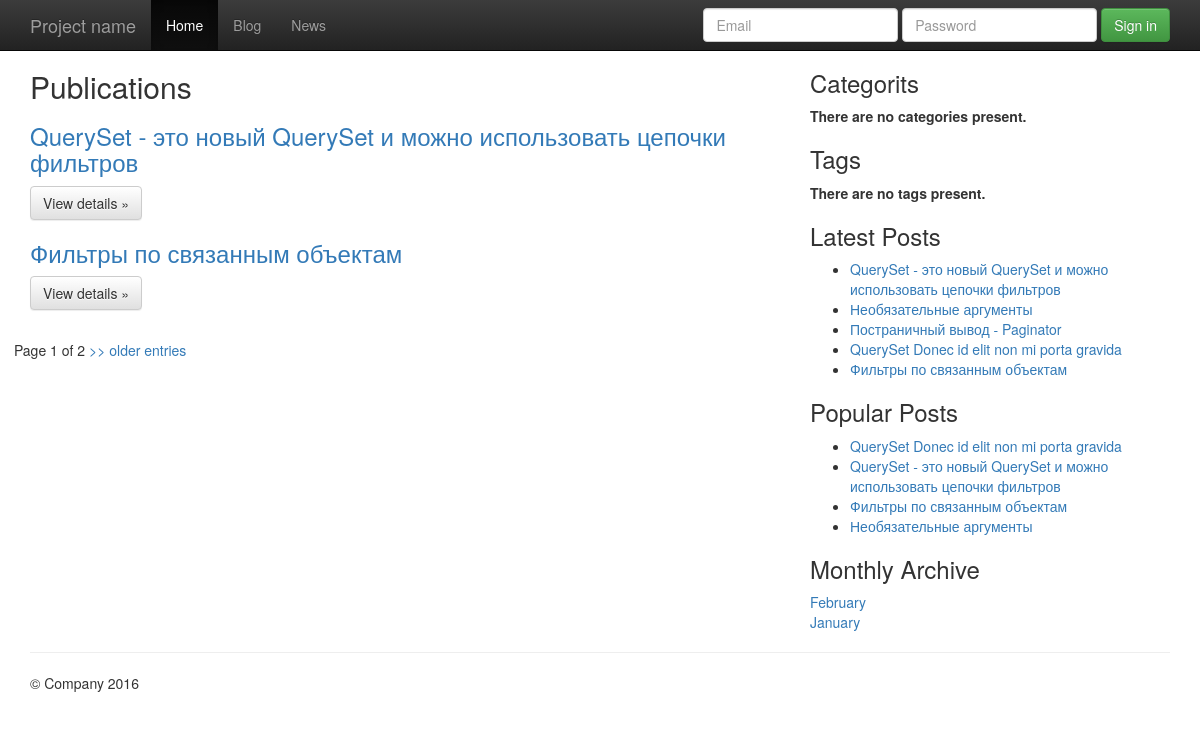
The app's page /blog/archive/2016/2/ with its own data.
### blog/models.py (models this page shows, shortened)
@python_2_unicode_compatible
class Article(models.Model):
    ARTICLE_STATUS = (
        ('D', 'Not Reviewed'),
        ('P', 'Published'),
        ('E', 'Expired'),
    )
    title = models.CharField(max_length=100, unique=True)
    slug = models.SlugField(max_length=100, unique=True, verbose_name='slug')
    status = models.IntegerField(default=0)
    content = models.TextField()
    status = models.CharField(max_length=1, choices=ARTICLE_STATUS, default='D')
    category = models.ForeignKey(Category, verbose_name="the related category")
    tags = models.ManyToManyField(Tag, verbose_name="the related tags", related_name="keyword_set", blank=True)
    views = models.IntegerField(default=0)
    publish_date = models.DateTimeField(auto_now=True, editable=False, help_text="Please use the following format: <em>YYYY-MM-DD</em>.")
    created_date = models.DateTimeField(auto_now_add=True, editable=False)
    def was_published_recently(self):
        return self.publish_date >= timezone.now() - datetime.timedelta(days=1)
    was_published_recently.admin_order_field = 'publish_date'
    was_published_recently.boolean = True
    was_published_recently.short_description = 'Published recently?'

### blog/views.py (the view)
# urls.py: url(r"^archive/(\d+)/(\d+)/$", views.monthly_archive , name='archive'),
def monthly_archive(request, year, month):
    posts = Article.objects.filter(created_date__year=year, created_date__month=month)
    paginator = Paginator(posts, 2)
    try: page = int(request.GET.get("page", '1'))
    except ValueError: page = 1
    try:
        posts = paginator.page(page)
    except (InvalidPage, EmptyPage):
        posts = paginator.page(paginator.num_pages)
    return render(request,"blog/month_archive.html",dict(blog_list=posts, months=monthly_archive_list(), archive=True))

### blog/templatetags/latest_posts.py (called while the page is built)
@register.inclusion_tag('blog/_latest_posts.html') # регистрируем тег и подключаем шаблон _latest_posts
def latest_posts():
    posts = Article.objects.order_by('-publish_date').filter(status='P')[:6]
    return locals()

### blog/templatetags/popular_posts.py (called while the page is built)
@register.inclusion_tag('blog/_popular_posts.html') # регистрируем тег и подключаем шаблон _popular_posts
def popular_posts():
    posts = Article.objects.filter(views__gte=5).filter(status='P')[:6]
    return locals()

### blog/views.py (called while the page is built)
def monthly_archive_list():
    if not Article.objects.count(): return []
    year, month = time.localtime()[:2]
    first = Article.objects.order_by("created_date")[0]
    fyear = first.created_date.year
    fmonth = first.created_date.month
    months = []
    for y in range(year, fyear-1, -1):
        start, end = 12, 0
        if y == year: start = month
        if y == fyear: end = fmonth-1
        for m in range(start, end, -1):
            months.append((y, m, month_name[m]))
    return months

### templates/blog/month_archive.html (shortened to what this page needs)
{% extends "base.html" %}
{% load latest_posts popular_posts %}
{% block content %}
      <div class="row">
        <div class="col-md-8">
          <h2>Publications</h2>
              {% if blog_list %}
                {% for item in blog_list %}
                  <h3><a href ="{% url 'blog:detail' item.slug %}">{{ item.title }}</a></h3>
                    <p><a class="btn btn-default" href="{% url 'blog:detail' item.slug %}" role="button">View details &raquo;</a></p>
                {% endfor %}
              {% else %}
                <li>Sorry, no items in this list.</li>
              {% endif %}
      {% if blog_list.object_list and blog_list.paginator.num_pages > 1 %}
        <div class="pagination" style="margin-top: 20px; margin-left: -20px; ">
            <span class="step-links">
                <span class="current">
                    &nbsp;Page {{ blog_list.number }} of {{ blog_list.paginator.num_pages }}
                </span>
                {% if blog_list.has_next %}
                    <a href="?page={{ blog_list.next_page_number }}"> &gt;&gt; older entries</a>
                {% endif %}
            </span>
        </div>
       {% endif %}
        </div>
        <div class="col-md-4">
          <h3>Categorits</h3>
          {% if categories_list %}
            <ul>
                {% for category in categories_list %}
                <li><a href ="{% url 'blog:category' category.slug %}">{{ category.name }}</a></li>
                {% endfor %}
            </ul>
            {% else %}
            <strong>There are no categories present.</strong>
          {% endif %}
          <h3>Tags</h3>
          {% if tags_name %}
            <ul>
                {% for tag in tags_name %}
                <li><a href ="">{{ tag.name }}</a></li>
                {% endfor %}
            </ul>
            {% else %}
            <strong>There are no tags present.</strong>
          {% endif %}
          <h3>Latest Posts</h3>
          <div>
          {% latest_posts %}
          </div>
          <h3>Popular Posts</h3>
          <div>
          {% popular_posts %}
          </div>
          <h3>Monthly Archive</h3>
          <div>
          {% for month in months %}
            <a href="{% url 'blog:archive' month.0 month.1 %}">{{ month.2 }}</a> <br />
        {% endfor %}
        </div>
       </div>
      </div>
{% endblock content %}

### templates/blog/_latest_posts.html
<ul>
  {% for p in posts %}
    <li><a href="{% url 'blog:detail' p.slug %}">{{ p.title }}</a>
  {% endfor %}
</ul>

### templates/blog/_popular_posts.html
<ul>
  {% for p in posts %}
    <li><a href="{% url 'blog:detail' p.slug %}">{{ p.title }}</a>
  {% endfor %}
</ul>

### templates/includes/header.html (style rules this page uses)
body { padding-top: 50px; padding-bottom: 20px; }

### records on screen
Article: title "QuerySet - это новый QuerySet и можно использовать цепочки фильтров"
Article: title "Фильтры по связанным объектам"
Article: title "Необязательные аргументы"
Article: title "Постраничный вывод - Paginator"
Article: title "QuerySet Donec id elit non mi porta gravida"

### other values on screen
{{ blog_list.number }} "1"
{{ blog_list.paginator.num_pages }} "2"
{{ month.2 }} "February" "January"
